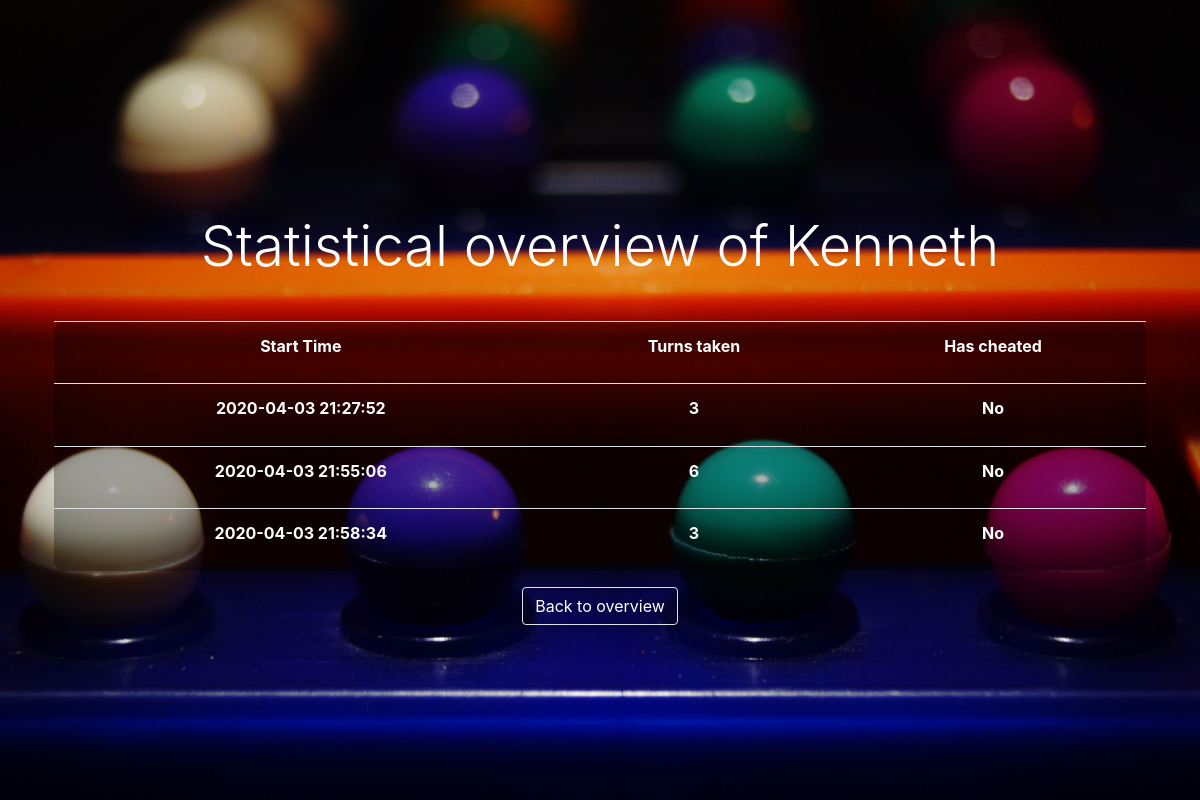
The page /statistics/Kenneth on the database its author committed.
### tables this page shows
CREATE TABLE `Game` (
  `id` INTEGER PRIMARY KEY AUTOINCREMENT NOT NULL,
  `username` VARCHAR(45) NOT NULL,
  `guess_amount` INTEGER NOT NULL,
  `has_cheated` TINYINT NOT NULL,
  `start_time` DATETIME NOT NULL
);

### Main.py (the view)
@app.route('/statistics/<username>')
def details(username):
    name = str(username)
    rows = controller.get_details_of_player(name)
    return render_template('detailedstatistics.html', name=name, rows=enumerate(rows))

### controllers/MainController.py (called while the page is built)
    def get_details_of_player(self, username):
        db = DB()
        rows = db.query('SELECT start_time, guess_amount, has_cheated from Game where username = ? and guess_amount != 0',
                        (username,))
        db.close()
        return rows

### models/DB.py (called while the page is built)
    def open_db(self):
        self.db = sqlite3.connect(os.path.abspath('./mastermind.db'))
        self.cursor = self.db.cursor()
        self.connected = True

    def query(self, query, bindings=None):
        self.open_db()
        curs = self.db.cursor()
        if bindings:
            curs.execute(query, bindings)
        else:
            curs.execute(query)
        return curs.fetchall()

    def close(self):
        self.db.commit()
        self.db.close()
        self.connected = False

### templates/detailedstatistics.html (shortened to what this page needs)
<!DOCTYPE html>
<html lang="en">
<head>
    <link rel="stylesheet" href="https://stackpath.bootstrapcdn.com/bootstrap/4.3.1/css/bootstrap.min.css"
>
    <link rel="stylesheet" href="{{ url_for('static', filename='css/main.css') }}">
</head>
<body>
<section id="cover" class="min-vh-100">
    <div id="cover-caption">
        <div class="container">
            <h1 class="display-4 py-2 text-truncate text-white text-center">Statistical overview of {{name}}</h1>
            <div class="row text-white">
                <div class="col-xl-12 col-lg-12 col-md-12 col-sm-12 mx-auto text-center form p-4">
                    <table class="table lightdarkbg text-white">
                        <tr>
                            <th>
                                Start Time
                            </th>
                            <th>
                                Turns taken
                            </th>
                            <th>
                                Has cheated
                            </th>
                        </tr>
                        {% for i, row in rows%}
                        <tr class="text-white">
                            <th>
                                {{row[0][:19]}}
                            </th>
                            <th>
                                {{row[1]}}
                            </th>
                            <th>
                                {%if row[2] > 0%}
                                Yes
                                {%else%}
                                No
                                {%endif%}
                            </th>
                        </tr>
                        {% endfor %}
                    </table>
                    <a class="text-decoration-none" href="/statistics">
                        <button class="btn text-white border">
                            Back to overview
                        </button>
                    </a>
                </div>
            </div>
        </div>
    </div>
</section>
</body>
</html>

### static/css/main.css (style rules this page uses)
#cover { display: flex; flex-direction: column; justify-content: center; align-items: center; position: relative; background: url('/static/images/mastermind_bg.jpg') no-repeat center; background-size: cover; width: 100%; height: 100%; }
#cover-caption { width: 100%; position: relative; z-index: 1; }
.lightdarkbg { content: ''; height: 100%; left: 0; top: 0; width: 100%; background-color: rgba(0, 0, 0, 0.3); z-index: -1; border-radius: 10px; }

### rows shown on the page
Game: start_time "2020-04-03 21:27:52", guess_amount "3", has_cheated "No"
Game: start_time "2020-04-03 21:55:06", guess_amount "6", has_cheated "No"
Game: start_time "2020-04-03 21:58:34", guess_amount "3", has_cheated "No"

### other values the page prints
{{ name }} "Kenneth"
